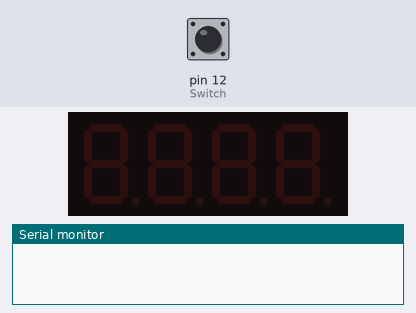
A sketch run on a simulated Arduino Uno, built with avr-gcc and run on an emulated ATmega328P. Shown: 4-digit seven-segment display, the last lines printed to the serial monitor. Inputs (shaded band) come from the test bench; at power-on: pin 12 (Switch) LOW.

Above: at 1.2 s.
1.3 s: pin 12 (Switch) pulled HIGH for 0.15 s
At 2.4 s:
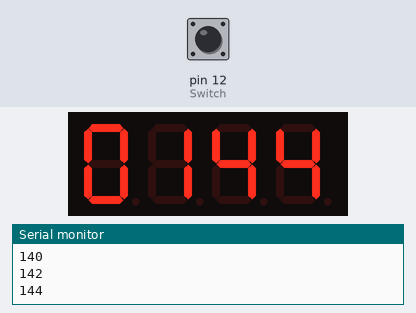
2.9 s: pin 12 (Switch) pulled HIGH for 1 s
At 4.3 s:
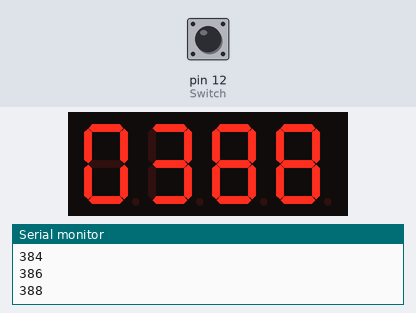
5.4 s: pin 12 (Switch) pulled HIGH for 0.15 s
At 6.7 s:
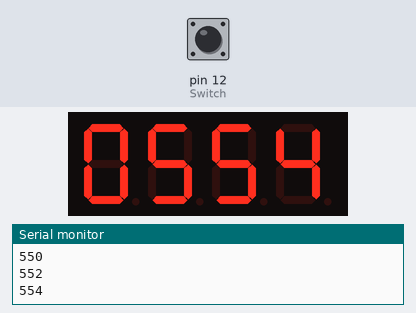
7.0 s: pin 12 (Switch) pulled HIGH for 1 s
At 8.6 s:
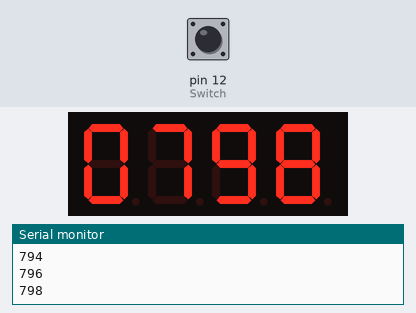
Timing chart, 0 to 10.1 s (numbered marks = the images above; inputs shaded):
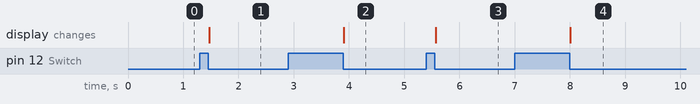

Measured:
- after the input at 1.3 s, the display: changes after 0.17 s (image 1)
- after the input at 2.9 s, the display: changes after 1.0 s (image 2)
- after the input at 5.4 s, the display: changes after 0.17 s (image 3)
- after the input at 7.0 s, the display: changes after 1.0 s (image 4)

The sketch:

TM1637_Timer.ino
```cpp
extern volatile unsigned long timer0_millis;   // millis() 리셋을 위한 변수

#include <Arduino.h>
#include <TM1637Display.h>

// Module connection pins (Digital Pins)aa
#define CLK 9
#define DIO 8
#define Switch 12
#define Wire 11

unsigned long previousTime, currentTime;      // 현재시간, 현재시간(ms)
int timeValue;
uint8_t data[] = { 0x00, 0x00, 0x00, 0x00 };  // 초기 출력값 0000
int seg3, seg2, seg1, seg0;

int start = 0;
int wire_touch = 0;

TM1637Display display(CLK, DIO);

void setup() {
  display.setBrightness(15);                  // 0 ~ 15 (15가 가장 밝음)
  // display.setBrightness(0x0f);
  pinMode(Switch, INPUT);
  pinMode(Wire, INPUT);

  Serial.begin(9600);
}

void loop() {
  // if (digitalRead(Switch) == HIGH) {
  //   start = 1;
  // }
  // if (start == 1) {
    while(digitalRead(Switch) != LOW) {
      currentTime = millis();                    // 현재 시간값을 측정

      if(currentTime - previousTime >= 10) {     // 현재 시간값을 0.01s마다 10씩 증가시킴
        previousTime = currentTime;
        timeValue = currentTime / 10;            // 0.01s 마다 10씩 증가된 숫자를 10으로 나누어 줌.
                                                //   (결과적으로 0.01s마다 1씩 증가된 숫자가 timeValue에 저장됨)

        seg0 = (timeValue / 1000) % 10;          // 현재 시간값 4자리에서 1000의 자리 숫자 저장
        seg1 = (timeValue / 100) % 10;           // 현재 시간값 4자리에서 100의 자리 숫자 저장
        seg2 = (timeValue / 10) % 10;            // 현재 시간값 4자리에서 10의 자리 숫자 저장
      seg3 = timeValue % 10;                   // 현재 시간값 4자리에서 1의 자리 숫자 저장

        data[0]=display.encodeDigit(seg0);       // 첫번째 Segment에 1000의 자리 숫자 배열
        data[1]=display.encodeDigit(seg1);       // 두번째 Segment에 100의 자리 숫자 배열
        data[2]=display.encodeDigit(seg2);       // 세번째 Segment에 10의 자리 숫자 배열
        data[3]=display.encodeDigit(seg3);       // 네번째 Segment에 1의 자리 숫자 배열

        display.setSegments(data);
        Serial.println(timeValue);
      }

      if(currentTime>=1000000) {                  // 1,000,000ms(1000초) 후 millis() 리셋
        timer0_millis = 0;
        previousTime = 0;
      }
    }
  // }
}
```
